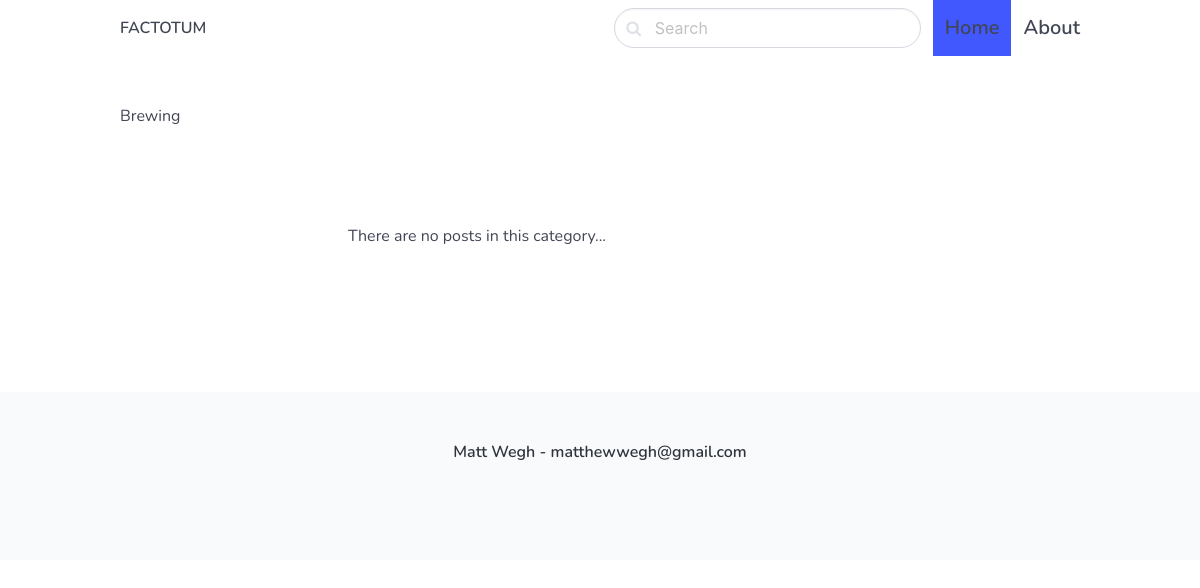
The app's page /brewing/, older data.
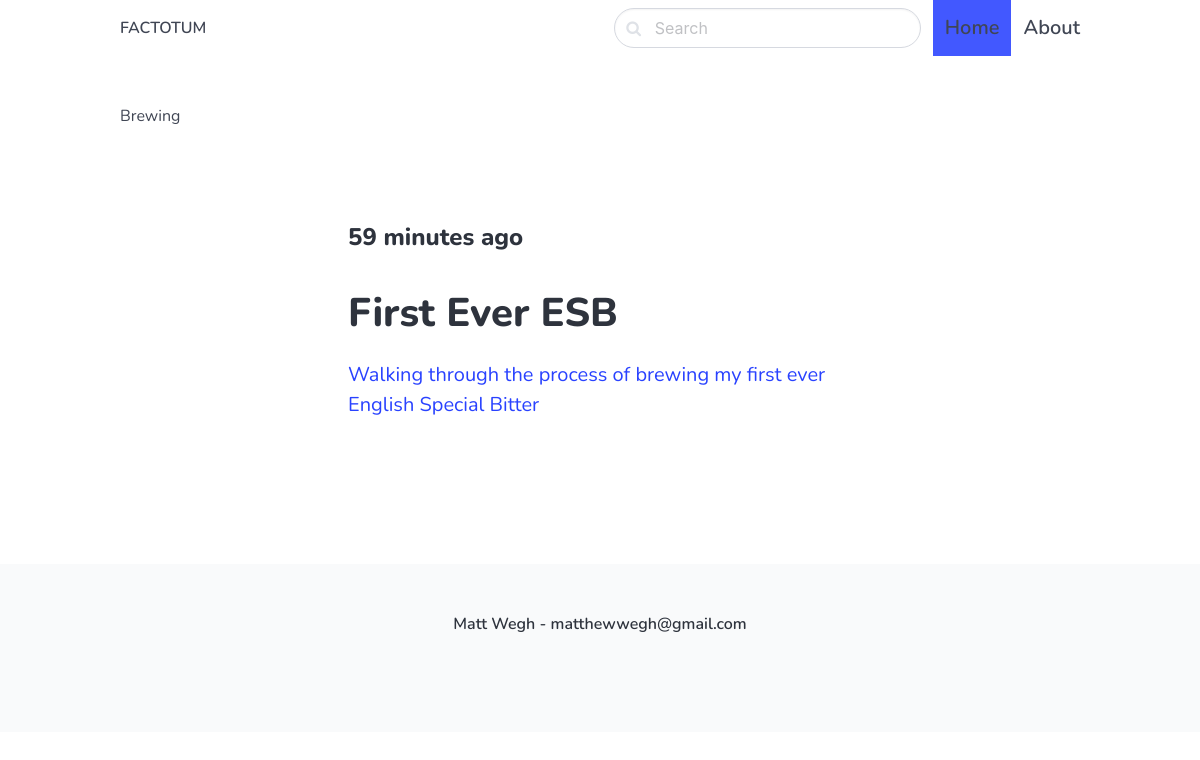
The same page, newer data.
### post/models.py (models this page shows, shortened)
class Post(models.Model):
    ACTIVE = 'active'
    DRAFT = 'draft'
    CHOICES_STATUS = (
        (ACTIVE, 'Active'),
        (DRAFT, 'Draft')
    )
    category = models.ForeignKey(Category, related_name='posts', on_delete=models.CASCADE)
    title = models.CharField(max_length=255)
    slug = models.SlugField()
    intro = models.TextField()
    body = models.TextField()
    created_at = models.DateTimeField(auto_now_add=True)
    status = models.CharField(max_length=10, choices=CHOICES_STATUS, default=ACTIVE)
    image = models.ImageField(upload_to='uploads/', blank=True, null=True)
    class Meta:
        ordering = ('-created_at',)

### post/views.py (the view)
# urls.py: path('<slug:slug>/', views.category, name='category_detail'),
def category(request, slug):
        category = get_object_or_404(Category, slug=slug)
        posts = category.posts.filter(status=Post.ACTIVE)
        return render(request, 'blog/category.html', {'category': category, 'posts': posts})

### post/templates/blog/category.html (shortened to what this page needs)
{% extends 'core/base.html' %}
{% block content %}
<h1>{{ category.title }}</h1>
<section class="hero ">
    <div class="hero-body">
      <div class="container">
        <section class="section">
            <div class="columns">
                <div class="column is-8 is-offset-2">
                    {% for post in posts %}
                        <div class="content is-medium">
                            <a href="{% url 'post_detail' post.category.slug post.slug %}">
                                <h2 class="subtitle is-4">{{ post.created_at|timesince}} ago</h2>
                                 <h1 class="title">
                                    {{ post.title }}
                                 </h1>
                                <p>
                                    {{ post.intro }}
                                </p>
                            </a>
                        </div>
                        {% empty %}
                        <div class=""content">
                        <p> There are no posts in this category... </p></div>
                        {% endfor %}
                </div>
            </div>
        </div>
    </div>
</section>
{% endblock %}

Row changes from the older to the newer data that the page shows:
added Post: created_at "59 minutes", title "First Ever ESB", intro "Walking through the process of brewing my first ever English Special Bitter"
Text that changed along with them:
text no longer shown: "There are no posts in this category..."
